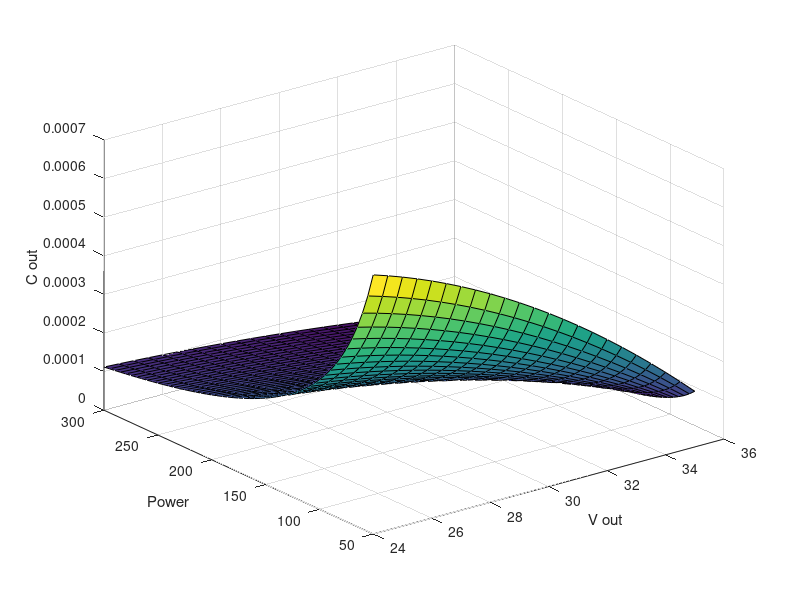

MATLAB code for this plot:
close all
clear all
clc

% voltages_boost = 40:1:90;

Vmpp = 36.9;
Impp_400 = 3.23;
P = 300;
Vin_ripple = 0.001;
Vout_ripple = 0.005;
% Current_ripple = 0.1;
fsw = 50e3;

% L_boost = (Vmpp*(1-Vmpp./voltages_boost)./(Current_ripple * Impp_400 * fsw));
% L_buck = (Vmpp - voltages_buck).*(voltages_buck./Vmpp)/(2 * Current_ripple * fsw);%to be checked
% 
%Cin_boost = ()/()
% Cin_buck = (P/Vmpp * (1 - voltages_buck/Vmpp)/(Vin_ripple * Vmpp * fsw));

% Cout_buck = (voltages_buck.^2/P .* (1 - voltages_buck ./ Vmpp))./(Vout_ripple .* voltages_buck .* fsw);
% Cout_boost = (P./voltages_boost .* (1 - Vmpp./voltages_boost)./(Vout_ripple .* voltages_boost * fsw));

% figure(1)
% plot(voltages_boost, Cout_boost)
% hold on
% plot(voltages_buck, Cout_buck)
% hold off
% legend('Cout boost', 'Cout buck')
% xlabel('Output voltage');
% ylabel('Capacitance');
% 
% figure(2)
% plot(voltages_boost, L_boost)
% hold on
% plot(voltages_buck, L_buck)
% hold off
% legend('L boost', 'L buck')
% xlabel('Output voltage');
% ylabel('Inductance');
% 
% figure(3)
% plot(voltages_buck, Cin_buck)
% legend('Cin buck')
% xlabel('Input voltage');
% ylabel('Capacitance');

%voltages_buck = 24;
P=50:5:300;
voltages_buck = 24:0.5:35;
Cout_buck = zeros(size(P,2), size(voltages_buck,2));

for i = 1 : size(P,2)
    for j = 1 : size(voltages_buck,2)
        Cout_buck(i,j) = (voltages_buck(j)^2/P(i) * (1 - voltages_buck(j) / Vmpp))/(Vout_ripple * voltages_buck (j) * fsw);
    end
end

% Cout_buck = (voltages_buck.^2./P .* (1 - voltages_buck ./ Vmpp))./(Vout_ripple .* voltages_buck .* fsw);


s = surf(voltages_buck, P, Cout_buck);

%s.EdgeColor = 'none';
% figure(4)
% plot(P, Cout_buck)



xlabel('V out');
ylabel('Power');
zlabel('C out');
    